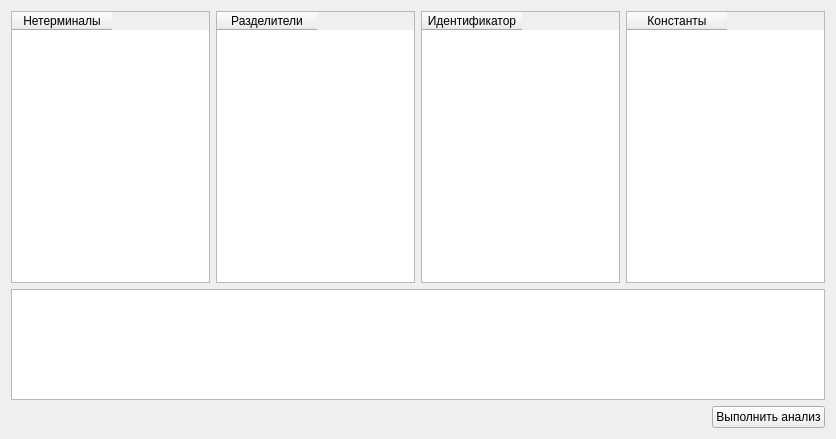
<?xml version="1.0" encoding="UTF-8"?>
<ui version="4.0">
 <class>LexicalWindow</class>
 <widget class="QWidget" name="LexicalWindow">
  <property name="geometry">
   <rect>
    <x>0</x>
    <y>0</y>
    <width>836</width>
    <height>439</height>
   </rect>
  </property>
  <property name="maximumSize">
   <size>
    <width>16777215</width>
    <height>16777215</height>
   </size>
  </property>
  <property name="windowTitle">
   <string>Form</string>
  </property>
  <layout class="QGridLayout" name="gridLayout">
   <item row="1" column="0">
    <widget class="QTextEdit" name="textEdit">
     <property name="sizePolicy">
      <sizepolicy hsizetype="Expanding" vsizetype="Expanding">
       <horstretch>0</horstretch>
       <verstretch>0</verstretch>
      </sizepolicy>
     </property>
     <property name="minimumSize">
      <size>
       <width>0</width>
       <height>0</height>
      </size>
     </property>
     <property name="maximumSize">
      <size>
       <width>16777215</width>
       <height>111</height>
      </size>
     </property>
    </widget>
   </item>
   <item row="0" column="0">
    <layout class="QHBoxLayout" name="horizontalLayout">
     <item>
      <widget class="QTableWidget" name="terminals">
       <property name="rowCount">
        <number>0</number>
       </property>
       <column>
        <property name="text">
         <string>Нетерминалы</string>
        </property>
       </column>
      </widget>
     </item>
     <item>
      <widget class="QTableWidget" name="separators">
       <property name="rowCount">
        <number>0</number>
       </property>
       <column>
        <property name="text">
         <string>Разделители</string>
        </property>
       </column>
      </widget>
     </item>
     <item>
      <widget class="QTableWidget" name="identifiers">
       <column>
        <property name="text">
         <string>Идентификатор</string>
        </property>
       </column>
      </widget>
     </item>
     <item>
      <widget class="QTableWidget" name="constants">
       <column>
        <property name="text">
         <string>Константы</string>
        </property>
       </column>
      </widget>
     </item>
    </layout>
   </item>
   <item row="2" column="0">
    <layout class="QHBoxLayout" name="horizontalLayout_2">
     <item>
      <spacer name="horizontalSpacer">
       <property name="orientation">
        <enum>Qt::Horizontal</enum>
       </property>
       <property name="sizeHint" stdset="0">
        <size>
         <width>40</width>
         <height>20</height>
        </size>
       </property>
      </spacer>
     </item>
     <item>
      <widget class="QPushButton" name="startLexicalAnalyze">
       <property name="text">
        <string>Выполнить анализ</string>
       </property>
      </widget>
     </item>
    </layout>
   </item>
  </layout>
 </widget>
 <resources/>
 <connections/>
</ui>
